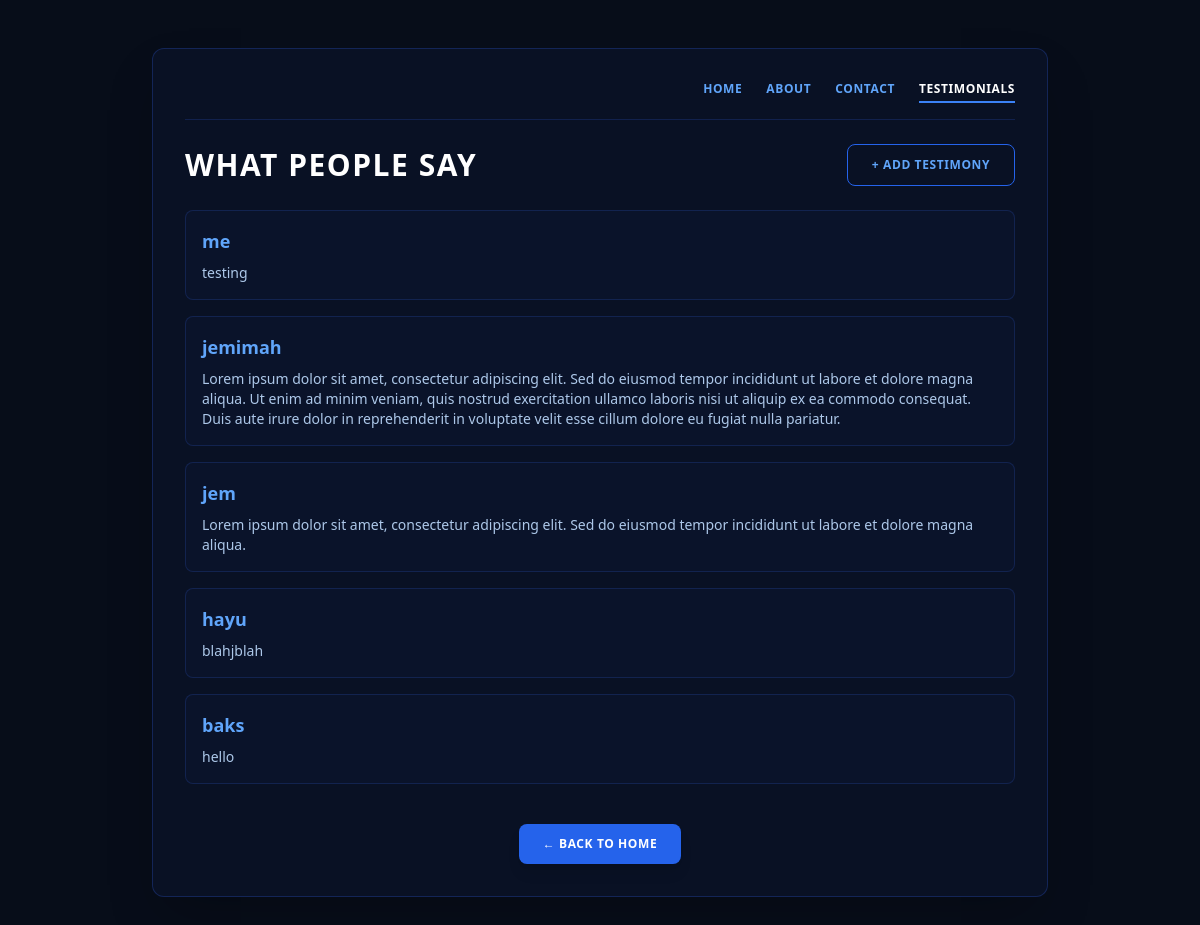
The page /testimonies/ on the database its author committed.
### main/models.py (models this page shows, shortened)
class Testimony(models.Model):
    full_name = models.CharField(max_length=150)
    content = models.TextField()
    created_at = models.DateTimeField(auto_now_add=True)

### main/views.py (the view)
# urls.py: path('testimonies/', views.TestimonyListView.as_view(), name='testimony_list'),
class TestimonyListView(ListView):
    model = Testimony
    template_name = 'main/testimony_list.html'
    context_object_name = 'testimonies'
    ordering = ['-id']

### main/templates/main/testimony_list.html (shortened to what this page needs)
<html lang="en">
<head>
    <script src="https://cdn.tailwindcss.com"></script>
</head>
<body class="bg-[#070d19] text-blue-100 font-sans p-6 md:p-12 flex flex-col items-center min-h-screen">
    <div class="max-w-4xl w-full bg-[#091124] border border-blue-900/50 rounded-xl p-8 shadow-2xl space-y-6">
        <div class="border-b border-blue-900/40 pb-4 flex justify-end">
            <nav class="flex gap-6 text-xs font-bold uppercase tracking-wider">
                <a href="{% url 'home' %}" class="text-blue-400 hover:text-white transition pb-1">Home</a>
                <a href="{% url 'about' %}" class="text-blue-400 hover:text-white transition pb-1">About</a>
                <a href="{% url 'contact' %}" class="text-blue-400 hover:text-white transition pb-1">Contact</a>
                <a href="{% url 'testimony_list' %}" class="text-white border-b-2 border-blue-500 pb-1">Testimonials</a>
            </nav>
        </div>
       <div class="flex justify-between items-center">
            <h1 class="text-2xl md:text-3xl font-black text-white uppercase tracking-wider">WHAT PEOPLE SAY</h1>
            <a href="{% url 'add_testimony' %}" class="inline-block border border-blue-600 hover:bg-blue-600/20 text-blue-400 hover:text-white font-bold text-xs uppercase tracking-wider px-6 py-3 rounded-lg transition">
                + Add Testimony
            </a>
        </div>
        <div class="space-y-4">
            {% for testimony in testimonies %}
                <div class="p-4 bg-[#0d1731]/50 border border-blue-900/40 rounded-lg space-y-2">
                    <a href="{% url 'testimony_detail' testimony.pk %}" class="text-lg font-bold text-blue-400 hover:underline">
                        {{ testimony.full_name }}
                    </a>
                    <p class="text-sm text-blue-200/90 whitespace-pre-line">{{ testimony.content }}</p>
                </div>
            {% empty %}
                <p class="text-blue-300 text-center py-6">No testimonies yet.</p>
            {% endfor %}
        </div>
        <div class="pt-4 text-center">
            <a href="{% url 'home' %}" class="inline-block bg-blue-600 hover:bg-blue-500 text-white font-bold text-xs uppercase tracking-wider px-6 py-3 rounded-lg transition shadow-lg">
                &larr; Back to Home
            </a>
        </div>
    </div>
</body>
</html>

### rows shown on the page
Testimony: full_name "me", content "testing"
Testimony: full_name "jemimah", content "Lorem ipsum dolor sit amet, consectetur adipiscing elit. Sed do eiusmod tempor incididunt ut labore et dolore magna aliqua. Ut enim ad minim veniam, quis nostrud exercitation ullamco laboris nisi ut aliquip ex ea commodo consequat. Duis aute irure dolor in reprehenderit in voluptate velit esse cillum dolore eu fugiat nulla pariatur."
Testimony: full_name "jem", content "Lorem ipsum dolor sit amet, consectetur adipiscing elit. Sed do eiusmod tempor incididunt ut labore et dolore magna aliqua."
Testimony: full_name "hayu", content "blahjblah"
Testimony: full_name "baks", content "hello"
